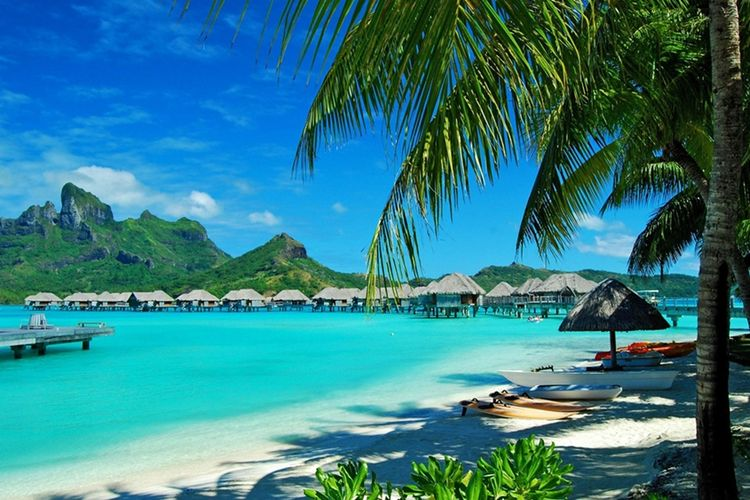
#> input picture 1. RGB to Grayscale/pantai.jpg, 750 x 500 px
$ python 'RGB to Grayscale.py'
#> lines starting #> are read from the running program, lines starting #| are printed output that depends on the picture
import cv2
import numpy as np


img = cv2.imread("pantai.jpg")
#> img is the input picture: shape (500, 750, 3); mean B, G, R 135.8, 125.5, 50.8
gray = cv2.cvtColor(img, cv2.COLOR_BGR2GRAY)
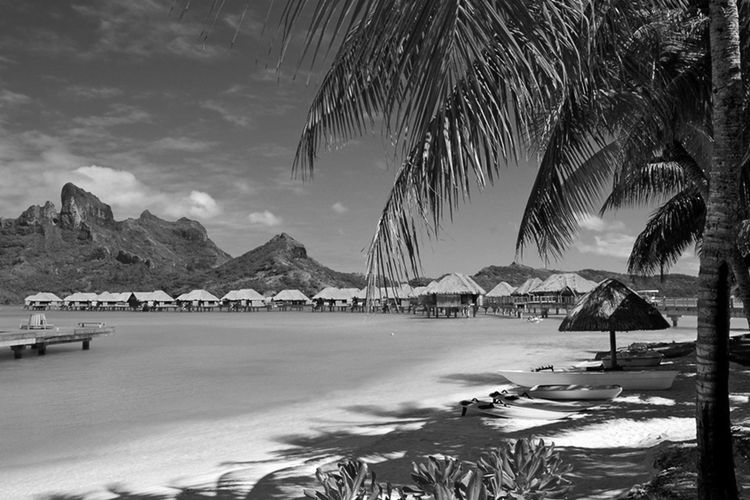
#> gray: shape (500, 750); min 0, max 255, mean 104.4

cv2.imshow("Gambar Pantai Original", img)
cv2.imshow("Gambar Pantai Grayscale", gray)

cv2.waitKey(0)
cv2.destroyAllWindows()
